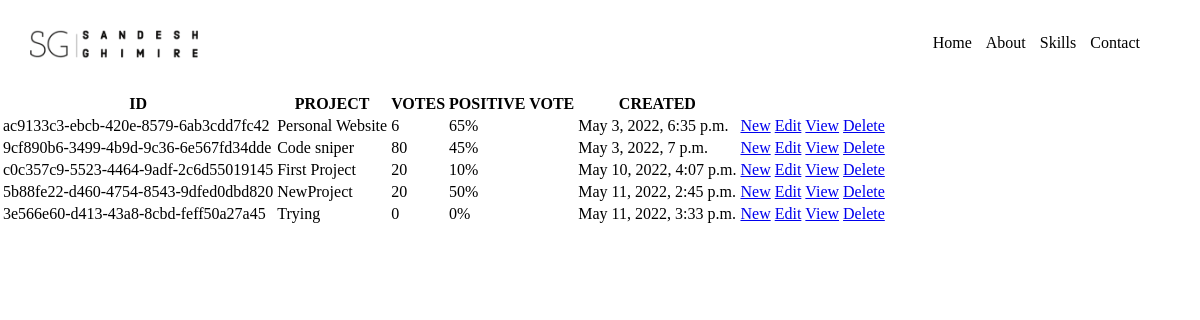
Before: / with the older database file.
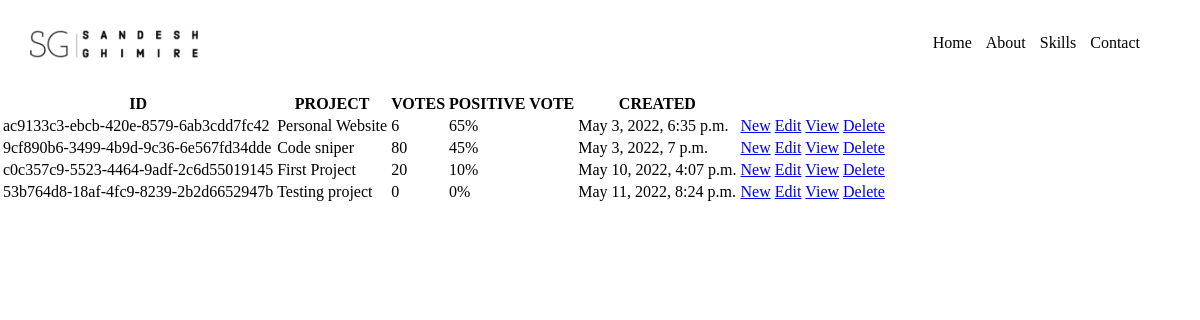
After: the same page with the newer database file.
### base/models.py (models this page shows, shortened)
class Project(models.Model):
    title=models.CharField(max_length=200)
    description = models.TextField(null = True, blank=True)
    demo_link =models.CharField(max_length=2000, null=True,blank=True)
    user_image = models.ImageField(null=True, blank = True, default = "default.jpg")
    source_link =models.CharField(max_length=2000, null=True,blank=True)
    created = models.DateTimeField(auto_now_add = True)
    id = models.UUIDField(default=uuid.uuid4,unique=True,primary_key = True, editable=False)
    tags = models.ManyToManyField('Tag', blank=True) #creating relatiponship with Tags
    vote_total = models.IntegerField(default=0,null=True, blank=True)#creating relatiponship with review
    vote_ratio = models.IntegerField(default=0,null=True, blank=True)

### base/views.py (the view)
# urls.py: path('', views.home, name="home"),
def home(request):
    return render(request,'base/home.html', {'Projects':Projects})

### base/templates/base/home.html
{% include 'navbar.html' %}
<table>
  <tr>
    <th> ID </th>
    <th> PROJECT </th>
    <th> VOTES </th>
    <th> POSITIVE VOTE </th>
    <th> CREATED </th>
    <th> </th>
    <th> </th>
    <th> </th>
    <th> </th>
  </tr>
  {%  for Project in Projects  %}
  <tr>
    <td> {{ Project.id }} </td>
    <td> {{ Project.title }} </td>
    <td> {{ Project.vote_total }} </td>
    <td> {{ Project.vote_ratio }}% </td>
    <td> {{ Project.created }} </td>
    <td><a href = " {% url 'create' %}"> New </a></td>
    <td><a href = " {% url 'update' Project.id %}"> Edit </a></td>
    <td><a href = " {% url 'Project' Project.id %}"> View </a></td>
    <td><a href = " {% url 'delete' Project.id %}"> Delete </a></td>
  </tr>
  {% endfor %}
</table>

Changed rows visible on the page:
removed Project: id "5b88fe22-d460-4754-8543-9dfed0dbd820", title "NewProject", vote_total "20", vote_ratio "50", created "May 11, 2022, 2:45 p.m."
removed Project: id "3e566e60-d413-43a8-8cbd-feff50a27a45", title "Trying", vote_total "0", vote_ratio "0", created "May 11, 2022, 3:33 p.m."
added Project: id "53b764d8-18af-4fc9-8239-2b2d6652947b", title "Testing project", vote_total "0", vote_ratio "0", created "May 11, 2022, 8:24 p.m."
